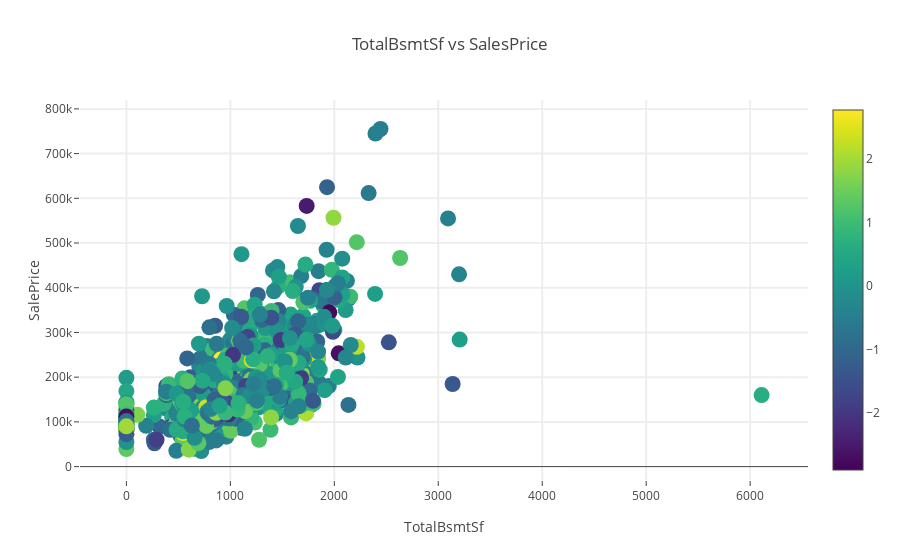

The code cell stored with this chart in its notebook:
### Code cell
##plotly for Total BsmtSF

import plotly.graph_objs as go
import plotly.plotly as py
from plotly import __version__
from plotly.offline import download_plotlyjs, init_notebook_mode, plot, iplot
init_notebook_mode(connected=True)

xaxis=x['TotalBsmtSF']
yaxis=x['SalePrice']
trace1 = go.Scatter(
    y =yaxis,
    x=xaxis,
    mode='markers',
    marker=dict(
        size='16',
        color = np.random.randn(2000), #set color equal to a variable
        colorscale='Viridis',
        showscale=True
    )
)
data = [trace1]
layout= go.Layout(
    title= 'TotalBsmtSf vs SalesPrice',
    hovermode= 'closest',
    xaxis= dict(
        title= 'TotalBsmtSf',
        ticklen= 5,
        zeroline= False,
        gridwidth= 2,
    ),
    yaxis=dict(
        title= 'SalePrice',
        ticklen= 5,
        gridwidth= 2,
    ),
    showlegend= False
)
fig= go.Figure(data=data, layout=layout)
iplot(fig)

#fig= go.Figure(data=[trace1], layout=layout)
#iplot(data)

### Figure 1 — Plotly figure (JSON) as saved in the notebook; plotly's stock layout.template omitted (floating-point values rounded to 4 significant figures; data arrays with more than 128 entries replaced by an {"elided": "..."} marker saying what was removed)
{"data": [{"marker": {"color": {"elided": "2000 float values"}, "colorscale": "Viridis", "showscale": true, "size": "16"}, "mode": "markers", "type": "scatter", "x": {"elided": "1460 int values"}, "y": {"elided": "1460 int values"}}], "layout": {"hovermode": "closest", "showlegend": false, "title": "TotalBsmtSf vs SalesPrice", "xaxis": {"gridwidth": 2, "ticklen": 5, "title": "TotalBsmtSf", "zeroline": false}, "yaxis": {"gridwidth": 2, "ticklen": 5, "title": "SalePrice"}}}
